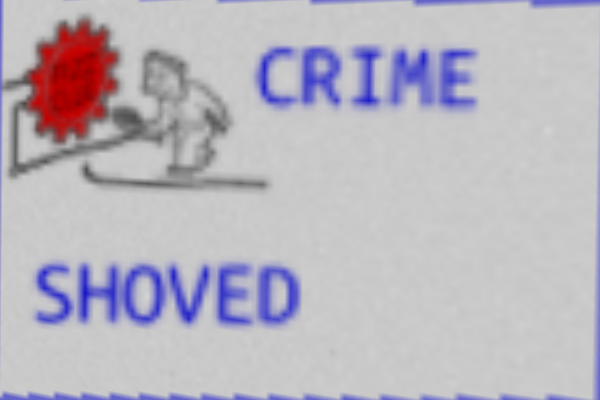
#> input picture test-images/23.png, 600 x 400 px
$ jupyter execute test.ipynb
#> lines starting #> are read from the running program, lines starting #| are printed output that depends on the picture; after the words box and inside, x2 and y2 are one past the last pixel; in counts of white or black regions, pixels touching at a corner belong together
[cell 1]
import cv2 as cv
import numpy as np
import matplotlib.pyplot as plt

[cell 2]
letter_thresh_minHSV = (int(230/2), 128, 0)
letter_thresh_maxHSV = (int(250/2), 255, 255)

[cell 3]
img1 = cv.imread("23.png")
#> img1 is the input picture: shape (400, 600, 3); mean B, G, R 191.6, 182, 186.3
plt.imshow(img1)

[cell 4]
# Try sharpening?
img2 = cv.medianBlur(img1, 11)
plt.imshow(img2)

[cell 5]
img3 = np.uint8(cv.Laplacian(cv.cvtColor(img1, cv.COLOR_BGR2GRAY), cv.CV_16S, 100))
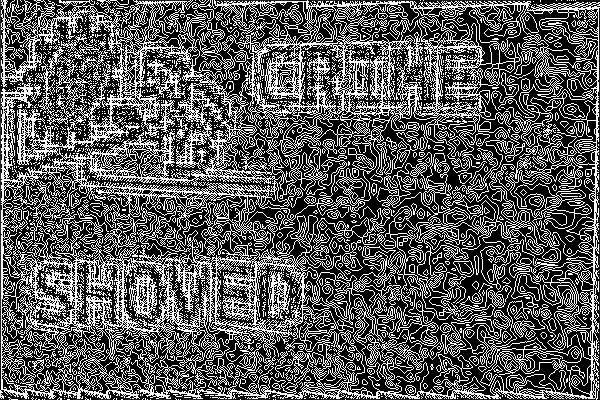
#> img3: shape (400, 600); min 0, max 255, mean 91.2
plt.imshow(img3)
# Nope, not it

[cell 6]
img_HSV = cv.cvtColor(img1, cv.COLOR_BGR2HSV)
#> img_HSV: shape (400, 600, 3); mean H, S, V 22.8, 18.8, 195.9
img_mask = cv.inRange(img_HSV, letter_thresh_minHSV, letter_thresh_maxHSV)
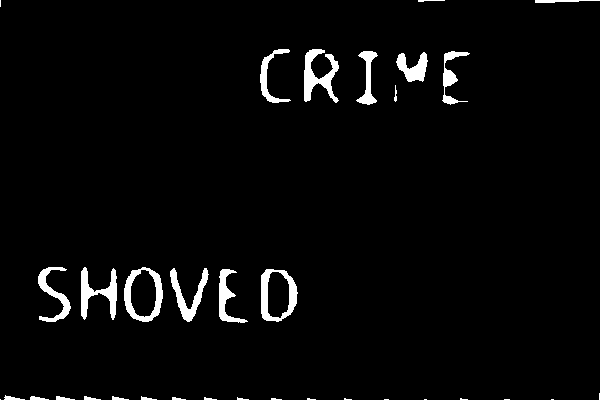
#> img_mask: shape (400, 600); 3.2% white; 34 white regions (12 under 20 px), largest, box (x1, y1, x2, y2) and area: (304, 49, 339, 103) 870, (261, 269, 298, 322) 798, (81, 267, 117, 320) 792
plt.imshow(img_mask)

[cell 7]
img_HSV = cv.cvtColor(img2, cv.COLOR_BGR2HSV)
#> img_HSV: shape (400, 600, 3); mean H, S, V 26.3, 18.3, 196
img_mask = cv.inRange(img_HSV, letter_thresh_minHSV, letter_thresh_maxHSV)
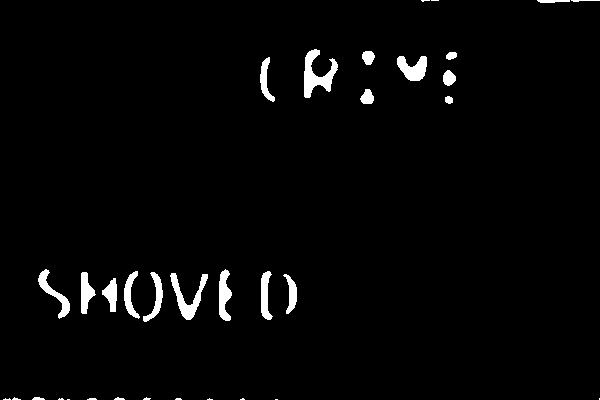
#> img_mask: shape (400, 600); 2.4% white; 34 white regions (13 under 20 px), largest, box (x1, y1, x2, y2) and area: (304, 49, 338, 98) 756, (170, 273, 208, 320) 601, (397, 56, 427, 81) 487
plt.imshow(img_mask)
